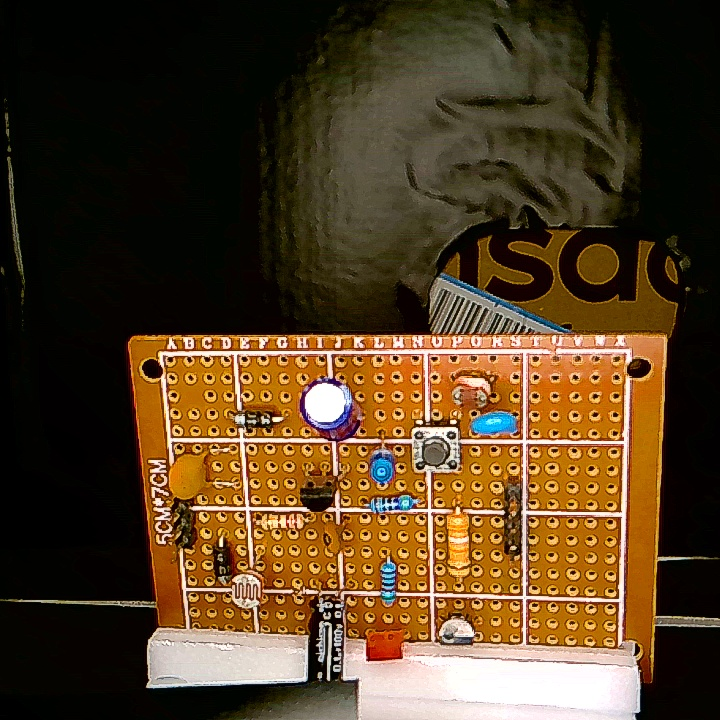
#> input picture test_pcb_image.jpg, 720 x 720 px
$ python test_real_template.py
#> lines starting #> are read from the running program, lines starting #| are printed output that depends on the picture
### server/template_based_alignment.py
"""
템플릿 매칭 기반 PCB 정렬 시스템

하나의 기준점(나사 구멍)을 템플릿 매칭으로 찾아서 (0,0)으로 설정하고,
모든 YOLO 검출 결과를 상대 좌표로 변환합니다.

작성자: Claude Code
날짜: 2025-12-01
"""

import cv2
import numpy as np
from typing import Optional, Tuple, List, Dict
import logging

logger = logging.getLogger(__name__)


class TemplateBasedAlignment:
    """템플릿 매칭 기반 PCB 정렬 클래스"""

    def __init__(self, template_path: Optional[str] = None, threshold: float = 0.8, downscale_factor: float = 0.5):
        """
        초기화

        Args:
            template_path: 기준점 템플릿 이미지 경로 (나사 구멍 등)
            threshold: 템플릿 매칭 최소 신뢰도 (0.0~1.0, 기본값: 0.8)
            downscale_factor: 이미지 다운스케일 비율 (0.0~1.0, 기본값: 0.5) - 처리 속도 향상
        """
        self.template = None
        self.template_path = template_path
        self.threshold = threshold  # 신뢰도 임계값 추가
        self.downscale_factor = downscale_factor  # 다운스케일 비율

        if template_path:
            self.load_template(template_path)

    def load_template(self, template_path: str) -> bool:
        """
        템플릿 이미지 로드

        Args:
            template_path: 템플릿 이미지 경로

        Returns:
            성공 여부
        """
        try:
            self.template = cv2.imread(template_path)
            if self.template is None:
                logger.error(f"템플릿 로드 실패: {template_path}")
                return False

            logger.info(f"템플릿 로드 성공: {template_path} (shape={self.template.shape})")
            self.template_path = template_path
            return True
        except Exception as e:
            logger.error(f"템플릿 로드 중 오류: {e}", exc_info=True)
            return False

    # [19 lines left out: function set_template_from_image, not called in this run]

    def find_reference_point(
        self,
        image: np.ndarray,
        method: int = cv2.TM_CCOEFF_NORMED,
        roi: Optional[Tuple[int, int, int, int]] = None
    ) -> Optional[Tuple[int, int]]:
        """
        템플릿 매칭으로 기준점 찾기 (ROI 검증 포함, 다운스케일 최적화)

        Args:
            image: 검색할 이미지
            method: 매칭 방법 (cv2.TM_CCOEFF_NORMED, cv2.TM_CCORR_NORMED 등)
            roi: ROI 영역 (x1, y1, x2, y2). None이면 전체 이미지에서 검색

        Returns:
            기준점 좌표 (x, y) 또는 None (ROI 밖에 있으면 None)
        """
        if self.template is None:
            logger.warning("템플릿이 설정되지 않았습니다.")
            return None

        try:
            # 그레이스케일 변환
            img_gray = cv2.cvtColor(image, cv2.COLOR_BGR2GRAY)
            template_gray = cv2.cvtColor(self.template, cv2.COLOR_BGR2GRAY)

            # 다운스케일 적용 (처리 속도 향상) ⭐
            if self.downscale_factor < 1.0:
                img_gray_small = cv2.resize(img_gray, None, fx=self.downscale_factor, fy=self.downscale_factor)
                template_gray_small = cv2.resize(template_gray, None, fx=self.downscale_factor, fy=self.downscale_factor)
            else:
                img_gray_small = img_gray
                template_gray_small = template_gray

            # 템플릿 매칭
            result = cv2.matchTemplate(img_gray_small, template_gray_small, method)
            min_val, max_val, min_loc, max_loc = cv2.minMaxLoc(result)

            # TM_SQDIFF, TM_SQDIFF_NORMED는 최소값이 최적 매칭
            if method in [cv2.TM_SQDIFF, cv2.TM_SQDIFF_NORMED]:
                match_loc = min_loc
                confidence = 1 - min_val
            else:
                match_loc = max_loc
                confidence = max_val

            # 신뢰도 검증 ⭐ (잘못된 매칭 방지)
            if confidence < self.threshold:
                logger.warning(
                    f"템플릿 매칭 신뢰도가 임계값보다 낮음: {confidence:.3f} < {self.threshold:.3f}"
                )
                return None

            # 다운스케일된 좌표를 원본 스케일로 변환 ⭐
            if self.downscale_factor < 1.0:
                match_loc = (
                    int(match_loc[0] / self.downscale_factor),
                    int(match_loc[1] / self.downscale_factor)
                )

            # 템플릿 중심점 계산 (기준점)
            template_h, template_w = self.template.shape[:2]
            ref_x = match_loc[0] + template_w // 2
            ref_y = match_loc[1] + template_h // 2

            # ROI 검증
            if roi is not None:
                x1, y1, x2, y2 = roi
                if not (x1 <= ref_x <= x2 and y1 <= ref_y <= y2):
                    logger.warning(
                        f"기준점이 ROI 밖에 있음: ({ref_x}, {ref_y}), "
                        f"ROI=({x1}, {y1}, {x2}, {y2}), confidence={confidence:.3f}"
                    )
                    return None

            logger.info(f"기준점 검출 성공: ({ref_x}, {ref_y}), confidence={confidence:.3f}")
            return (ref_x, ref_y)

        except Exception as e:
            logger.error(f"기준점 검출 중 오류: {e}", exc_info=True)
            return None

    # [34 lines left out: function convert_to_relative_coords, not called in this run]

    def visualize_reference_point(
        self,
        image: np.ndarray,
        reference_point: Tuple[int, int],
        roi: Optional[Tuple[int, int, int, int]] = None
    ) -> np.ndarray:
        """
        기준점, 템플릿 영역, ROI를 시각화

        Args:
            image: 원본 이미지
            reference_point: 기준점 좌표
            roi: ROI 영역 (x1, y1, x2, y2)

        Returns:
            시각화된 이미지
        """
        if self.template is None:
            return image.copy()

        result_img = image.copy()
        ref_x, ref_y = reference_point

        # ROI 영역 표시 (노란색, 반투명)
        if roi is not None:
            x1, y1, x2, y2 = roi
            overlay = result_img.copy()
            cv2.rectangle(overlay, (x1, y1), (x2, y2), (0, 255, 255), 3)
            cv2.putText(
                overlay,
                "ROI",
                (x1 + 10, y1 + 30),
                cv2.FONT_HERSHEY_SIMPLEX,
                0.8,
                (0, 255, 255),
                2
            )
            # 반투명 효과
            result_img = cv2.addWeighted(overlay, 0.7, result_img, 0.3, 0)

        # 템플릿 영역 표시 (초록색)
        template_h, template_w = self.template.shape[:2]
        top_left_x = ref_x - template_w // 2
        top_left_y = ref_y - template_h // 2

        cv2.rectangle(
            result_img,
            (top_left_x, top_left_y),
            (top_left_x + template_w, top_left_y + template_h),
            (0, 255, 0),
            2
        )

        # 기준점 표시 (빨간색)
        cv2.circle(result_img, reference_point, 10, (0, 0, 255), -1)
        cv2.putText(
            result_img,
            "REF (0,0)",
            (ref_x + 15, ref_y),
            cv2.FONT_HERSHEY_SIMPLEX,
            0.6,
            (0, 0, 255),
            2
        )

        # 좌표축 표시
        cv2.arrowedLine(result_img, reference_point, (ref_x + 50, ref_y), (255, 0, 0), 2)  # X축
        cv2.arrowedLine(result_img, reference_point, (ref_x, ref_y + 50), (0, 255, 0), 2)  # Y축
        cv2.putText(result_img, "X", (ref_x + 55, ref_y), cv2.FONT_HERSHEY_SIMPLEX, 0.5, (255, 0, 0), 2)
        cv2.putText(result_img, "Y", (ref_x, ref_y + 65), cv2.FONT_HERSHEY_SIMPLEX, 0.5, (0, 255, 0), 2)

        return result_img


# [20 lines left out: function create_template_from_coords, not called in this run]


# 전역 인스턴스 (싱글톤 패턴)
_alignment_system = None


# [16 lines left out: function get_alignment_system, not called in this run]

### test_real_template.py
"""
실제 나사 구멍 템플릿으로 매칭 테스트
"""

import cv2
import numpy as np
import sys
import os
from pathlib import Path

sys.path.append(str(Path(__file__).parent / 'server'))
from template_based_alignment import TemplateBasedAlignment


def test_with_real_template(image_path: str, template_path: str, output_dir: str = 'real_template_results'):
    """
    실제 나사 구멍 템플릿으로 매칭
    """
#> called with image_path = 'test_pcb_image.jpg', template_path = 'screw_hole_template.jpg', output_dir = 'real_template_results'
    print(f"\n{'='*60}")
    print("실제 나사 구멍 템플릿 매칭 테스트")
    print(f"{'='*60}\n")

    # 이미지 로드
    img = cv2.imread(image_path)
#> img is the input picture: shape (720, 720, 3); mean B, G, R 36, 62.3, 83.7
    if img is None:
        print(f"❌ 이미지 로드 실패: {image_path}")
        return

    # 640x640 리사이즈
    img_resized = cv2.resize(img, (640, 640))
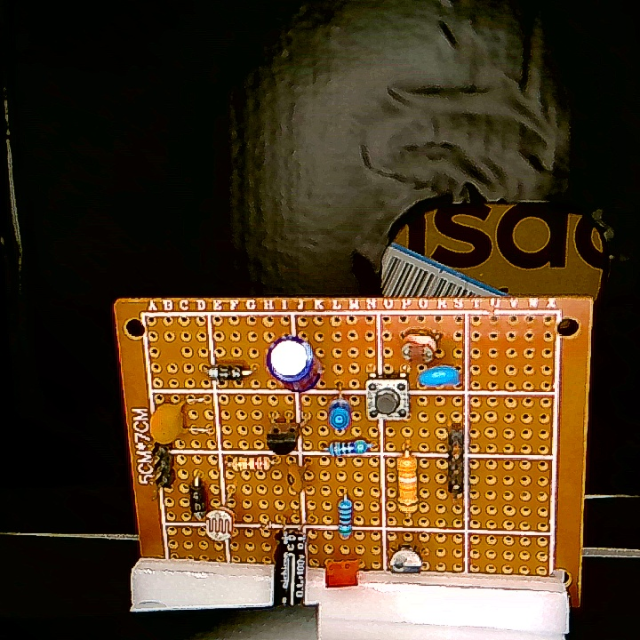
#> img_resized: shape (640, 640, 3); mean B, G, R 35.9, 62.2, 83.6
    print(f"이미지 크기: {img_resized.shape}")
#| 이미지 크기: (640, 640, 3)

    # 정렬 시스템 생성
    alignment = TemplateBasedAlignment()
    if not alignment.load_template(template_path):
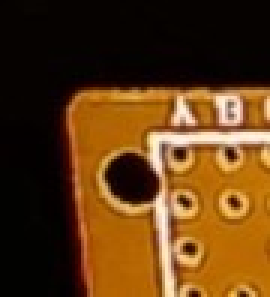
#> input picture screw_hole_template.jpg, 90 x 99 px (shown 3 times larger)
#> in load_template, self.template is the input picture: shape (99, 90, 3); mean B, G, R 20.3, 57.9, 93.3
        print(f"❌ 템플릿 로드 실패")
        return

    print(f"템플릿 크기: {alignment.template.shape}")
#| 템플릿 크기: (99, 90, 3)

    # 여러 매칭 방법 테스트
    methods = [
        ('TM_CCOEFF_NORMED', cv2.TM_CCOEFF_NORMED),
        ('TM_CCORR_NORMED', cv2.TM_CCORR_NORMED),
        ('TM_SQDIFF_NORMED', cv2.TM_SQDIFF_NORMED),
    ]

    os.makedirs(output_dir, exist_ok=True)

    best_result = None
    best_confidence = 0

    for method_name, method in methods:
        print(f"\n{'='*60}")
        print(f"매칭 방법: {method_name}")
        print(f"{'='*60}")

        # 기준점 찾기
        reference_point = alignment.find_reference_point(img_resized, method=method)

        if reference_point:
            # 시각화
            vis_img = alignment.visualize_reference_point(img_resized, reference_point)

            # 원본 이미지에 템플릿 위치 표시
            template_h, template_w = alignment.template.shape[:2]
            ref_x, ref_y = reference_point
            top_left_x = ref_x - template_w // 2
            top_left_y = ref_y - template_h // 2

            # 템플릿 영역 강조
            cv2.rectangle(
                vis_img,
                (top_left_x, top_left_y),
                (top_left_x + template_w, top_left_y + template_h),
                (255, 0, 255),  # 보라색
                3
            )

            # 매칭 스코어 계산
            gray = cv2.cvtColor(img_resized, cv2.COLOR_BGR2GRAY)
            template_gray = cv2.cvtColor(alignment.template, cv2.COLOR_BGR2GRAY)
            result = cv2.matchTemplate(gray, template_gray, method)
            min_val, max_val, min_loc, max_loc = cv2.minMaxLoc(result)

            if method in [cv2.TM_SQDIFF, cv2.TM_SQDIFF_NORMED]:
                confidence = 1 - min_val
            else:
                confidence = max_val

            print(f"✅ 기준점 검출 성공: {reference_point}")
            print(f"   매칭 신뢰도: {confidence:.4f}")
            print(f"   템플릿 영역: ({top_left_x}, {top_left_y}) ~ ({top_left_x + template_w}, {top_left_y + template_h})")

            # 결과 저장
            output_path = f"{output_dir}/{method_name}.jpg"
            cv2.imwrite(output_path, vis_img)
            print(f"📁 결과 저장: {output_path}")

            if confidence > best_confidence:
                best_confidence = confidence
                best_result = {
                    'method': method_name,
                    'reference_point': reference_point,
                    'confidence': confidence,
                    'image': vis_img.copy()
                }
        else:
            print(f"❌ 기준점 검출 실패")
#> this loop made 3 passes
#> best_confidence on passes 1 to 2: 0.979, 0.988
#| ✅ 기준점 검출 성공: (137, 317)
#|    매칭 신뢰도: 0.9785
#|    템플릿 영역: (92, 268) ~ (182, 367)
#| ✅ 기준점 검출 성공: (137, 317)
#|    매칭 신뢰도: 0.9883
#|    템플릿 영역: (92, 268) ~ (182, 367)
#| ✅ 기준점 검출 성공: (137, 317)
#|    매칭 신뢰도: 0.9764
#|    템플릿 영역: (92, 268) ~ (182, 367)
#> pass 1, in find_reference_point, `img_gray = cv2.cvtColor(image, cv2.COLOR_BGR2GRAY)`:
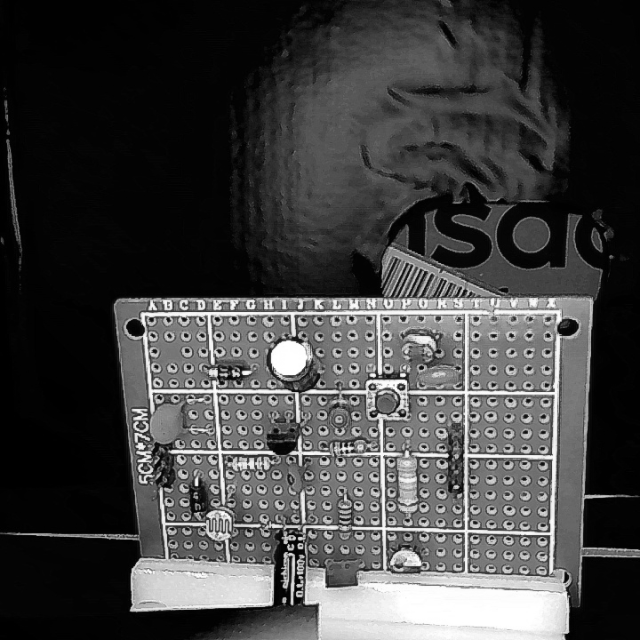
#> img_gray: shape (640, 640); min 0, max 255, mean 65.6
#> pass 1, in find_reference_point, `template_gray = cv2.cvtColor(self.template, cv2.COLOR_BGR2GRAY)`:
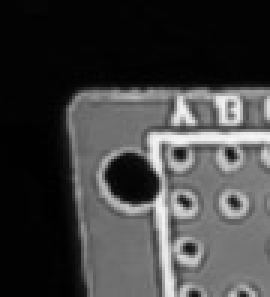
#> template_gray: shape (99, 90) (shown 3 times larger); min 0, max 245, mean 64.2
#> pass 1, in find_reference_point, `img_gray_small = cv2.resize(img_gray, None, fx=self.downscale_factor, ..`:
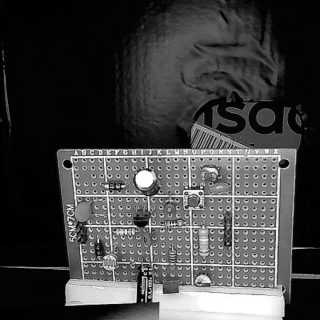
#> img_gray_small: shape (320, 320); min 0, max 255, mean 65.7
#> pass 1, in find_reference_point, `template_gray_small = cv2.resize(template_gray, None, fx=self.downscal..`:
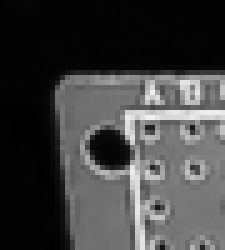
#> template_gray_small: shape (50, 45) (shown 5 times larger); min 1, max 240, mean 64.5
#> after the loop:
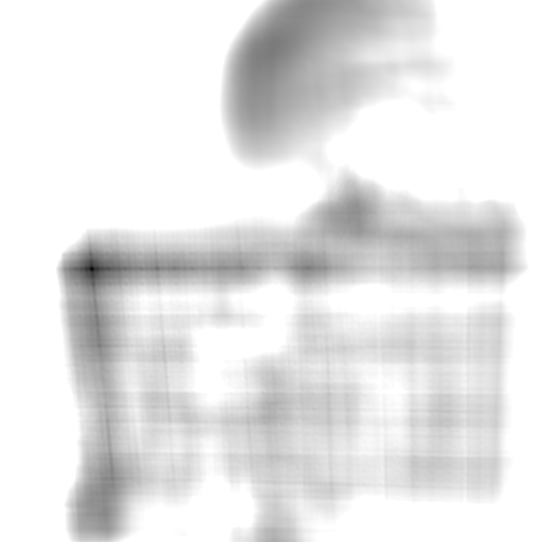
#> result: shape (542, 551) float32; min 0.0236, max 1, mean 0.903
#> after the loop, best_confidence = 0.988; best_result = 4 items

    # 최적 결과
    if best_result:
        print(f"\n{'='*60}")
        print("최적 매칭 결과")
        print(f"{'='*60}")
        print(f"매칭 방법: {best_result['method']}")
#| 매칭 방법: TM_CCORR_NORMED
        print(f"기준점: {best_result['reference_point']}")
#| 기준점: (137, 317)
        print(f"신뢰도: {best_result['confidence']:.4f}")
#| 신뢰도: 0.9883

        cv2.imwrite(f"{output_dir}/BEST_MATCH.jpg", best_result['image'])
        print(f"\n📁 최적 결과 저장: {output_dir}/BEST_MATCH.jpg")

        # 기준점을 (0,0)으로 설정한 좌표계 시각화
        print(f"\n{'='*60}")
        print("상대 좌표 시스템")
        print(f"{'='*60}")
        print(f"기준점(REF): {best_result['reference_point']} → (0, 0)")
#| 기준점(REF): (137, 317) → (0, 0)
        print(f"\n예시: YOLO가 (300, 300)에서 부품을 검출했다면")
        print(f"  절대 좌표: (300, 300)")
        print(f"  상대 좌표: ({300 - best_result['reference_point'][0]}, {300 - best_result['reference_point'][1]})")
#|   상대 좌표: (163, -17)

        return best_result
    else:
        print(f"\n❌ 매칭 실패")
        return None


if __name__ == '__main__':
    image_path = 'test_pcb_image.jpg'
    template_path = 'screw_hole_template.jpg'

    if not os.path.exists(image_path):
        print(f"❌ 이미지 없음: {image_path}")
        exit(1)

    if not os.path.exists(template_path):
        print(f"❌ 템플릿 없음: {template_path}")
        exit(1)

    result = test_with_real_template(image_path, template_path)
#> result = 4 items

    print(f"\n{'='*60}")
    print("✅ 테스트 완료!")
    print("📁 결과 폴더: real_template_results/")
    print(f"{'='*60}\n")
